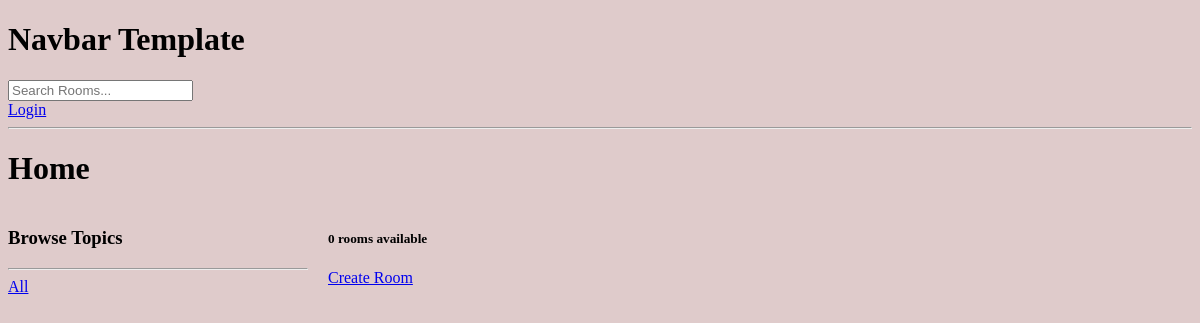
Before: /home/ with the older database file.
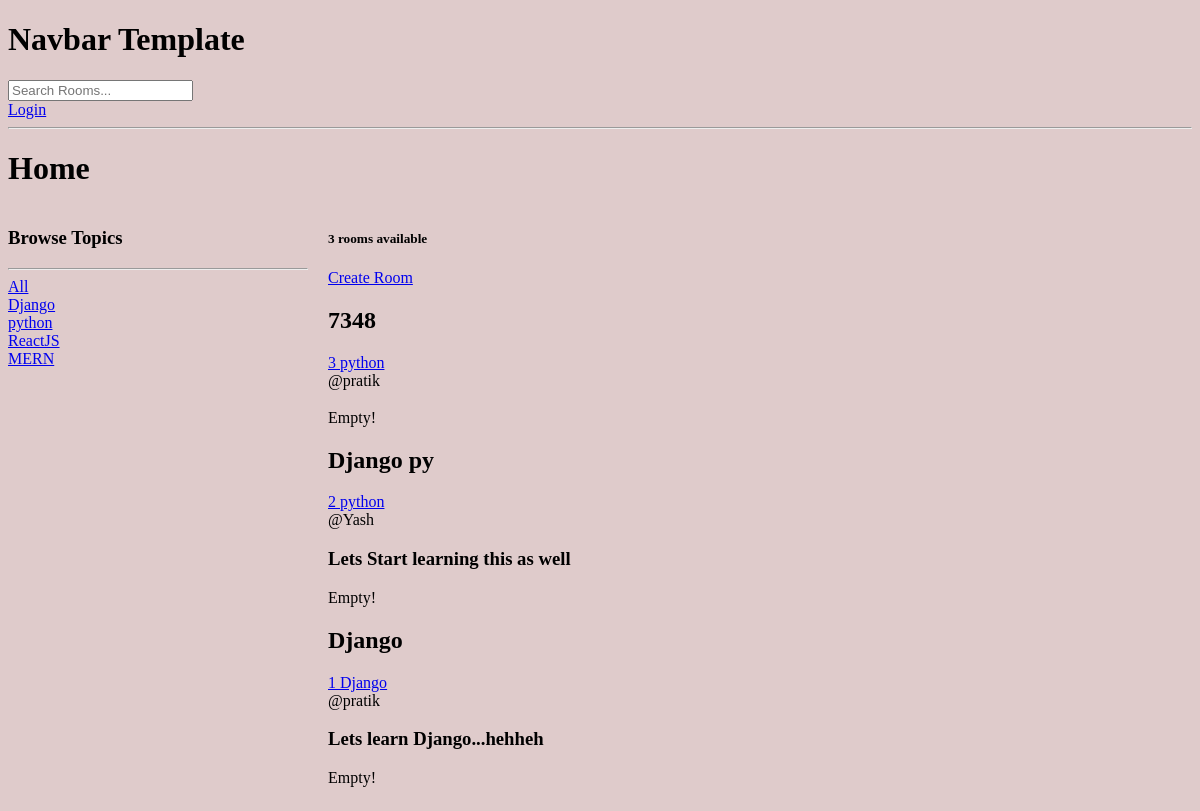
After: the same page with the newer database file.
### base/models.py (models this page shows, shortened)
class Topic(models.Model):
    name = models.CharField(max_length = 200)

class Room(models.Model):
    host = models.ForeignKey(User, on_delete = models.SET_NULL, null=True)
    topic = models.ForeignKey(Topic, on_delete = models.SET_NULL, null=True)
    name = models.CharField(max_length = 200)
    description = models.TextField(null = True, blank = True)
    participants = models.ManyToManyField(User, related_name='participants',blank=True)
    updated = models.DateTimeField(auto_now = True)
    created = models.DateTimeField(auto_now_add = True)
    class Meta:
        ordering = ['-updated', '-created']

### base/views.py (the view)
# urls.py: path('home/', views.home, name="home"),
def home(request):
    q = request.GET.get('q') if request.GET.get('q') != None else ''
    rooms = Room.objects.filter(
        Q(topic__name__icontains=q) |
        Q(name__icontains=q) |
        Q(description__icontains=q)
        )
    topics = Topic.objects.all()
    room_count = rooms.count()
    context = {'rooms':rooms, 'topics':topics, 'room_count':room_count}
    return render(request,"base/home.html", context )

### base/templates/base/home.html (shortened to what this page needs)
{% extends "Layout.html" %}
{% block content%}
<h1>Home</h1>
<div class= "home_container">
    <div class="browse_topics">
       <h3>Browse Topics</h3>
       <hr>
       <div>
        <a href="{% url 'home' %}">All</a>
        </div>
       {% for topic in topics %}
        <div>
           <a href="{% url 'home' %}?q={{topic.name}}">{{ topic.name }}</a>
        </div>
       {% endfor %}
    </div>
    <div class="rooms">
        <h5>{{room_count}} rooms available</h5>
        <a href="{% url 'create_room' %}">Create Room</a>
        {% for room in rooms %}
                <div>
                    <h2>{{ room.name }} </h2>
                    <a href="/room/{{ room.id }}/"> {{room.id}} {{room.topic.name}}</a><br>
                    <span>@{{room.host.username}}</span>
                    <h3>{{ room.description }}</h3>
                    {% if request.user != room.host %}
                        <p>Empty!</p>
                    {% else %}
                        <a href="{% url 'update_room' room.id %}">Edit</a>
                        <a href="{% url 'delete_room' room.id %}">Delete</a>
                    {% endif %}
                 </div>
        {% endfor %}
    </div>
</div>
{% endblock %}

### templates/Layout.html (shortened to what this page needs)
<!DOCTYPE html>
{% load static %}
<html lang="en">
<head>
    <link rel="stylesheet" type='text/css' media= 'screen' href={% static 'styles/main.css' %}>
</head>
<body>
    {% include "navbar.html" %}
    {% block content %}
    {% endblock %}
</body>
</html>

### templates/navbar.html
<h1>Navbar Template</h1>
<form method="GET" action="{% url 'home' %}">
 <input type="text" name='q' placeholder="Search Rooms..." />
</form>
{% if request.user.is_authenticated  %}
<p>Welcome, {{request.user}} !</p>
<a href="{% url 'logout' %}">Logout</a>
{% else %}
<a href="{% url 'login' %}">Login</a>
{% endif %}
<hr>

### static/styles/main.css (style rules this page uses)
body { background: #dfcbcb; }

### base/templates/base/home.html (style rules this page uses)
.home_container { display: flex; gap:20px }
.browse_topics { width: 300px }
.rooms { display:flex flex-direction: column }

Changed rows visible on the page:
added Topic: name "Django"
added Topic: name "python"
added Topic: name "ReactJS"
added Topic: name "MERN"
added Room: name "7348", id "3", topic.name "python", host.username "pratik", shows "Empty!"
added Room: name "Django py", id "2", topic.name "python", host.username "Yash", description "Lets Start learning this as well", shows "Empty!"
added Room: name "Django", id "1", topic.name "Django", host.username "pratik", description "Lets learn Django...hehheh", shows "Empty!"
Other visible differences:
{{ room_count }}: "0" → "3"
